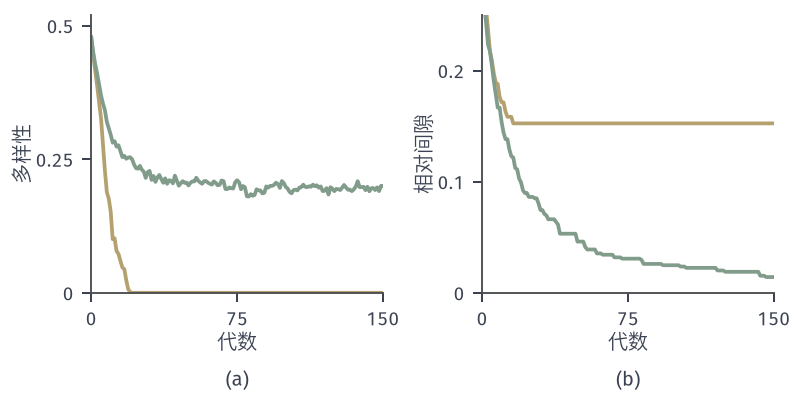

Write the Python code that produced this figure.
from pathlib import Path
import sys
ROOT = next(p for p in Path(__file__).resolve().parents if (p/'build.sh').is_file() and (p/'tex/book.tex').is_file())
sys.path.insert(0, str(ROOT/'figures/00-shared/mathematical-preliminaries-upper/00-shared/comprehension-figures'))
from support import figure, save, BLUE, GREEN, YELLOW, RED, PURPLE, INK, MUTED, GRID, BLUE_FILL, GREEN_FILL, YELLOW_FILL, RED_FILL, PURPLE_FILL
import numpy as np
HERE = Path(__file__).resolve().parent
STROKE = '#4C4D4F'
def panel(fig, left, right, top, bottom, wspace=.25):
    fig.set_layout_engine(None)
    fig.subplots_adjust(left=left, right=right, top=top, bottom=bottom, wspace=wspace)
def tags(fig, axes):
    for ax, s in zip(axes, ('(a)', '(b)', '(c)', '(d)')):
        p = ax.get_position(); fig.text((p.x0+p.x1)/2, .015, s, ha='center', va='bottom')
def rastrigin(X, Y): return 20+X**2+Y**2-10*np.cos(2*np.pi*X)-10*np.cos(2*np.pi*Y)
# 40 项背包（种子 2），种群 30，二元锦标赛，单点交叉，保留一个精英，超重按罚项计。比较变异率 0 与 1/40
rng0=np.random.default_rng(2); n=40; v=rng0.integers(10,60,n); w=rng0.integers(5,40,n); cap=int(.4*w.sum())
dp=np.zeros(cap+1,int)
for a,b in zip(v,w): dp[b:]=np.maximum(dp[b:],dp[:cap+1-b]+a)
opt=int(dp[cap])
def cost(P): return -(P@v)+50*np.maximum(0,P@w-cap)
def run(pm,seed,G=150,N=30):
    r=np.random.default_rng(seed); P=(r.random((N,n))<.4).astype(int); D=[];B=[]; bf=np.inf
    for g in range(G+1):
        c=cost(P); ok=(P@w<=cap)
        if ok.any(): bf=min(bf,c[ok].min())
        D.append(float(np.mean(2*P.mean(0)*(1-P.mean(0))))*N/(N-1)); B.append(bf)
        e=P[np.argmin(c)].copy(); Q=[]
        while len(Q)<N-1:
            i=r.integers(N,size=(2,2)); a=P[i[0][np.argmin(c[i[0]])]]; b=P[i[1][np.argmin(c[i[1]])]]; k=r.integers(1,n)
            for ch in (np.r_[a[:k],b[k:]],np.r_[b[:k],a[k:]]): Q.append(ch^(r.random(n)<pm))
        P=np.array(Q[:N-1]+[e])
    return D,B
fig,axes=figure(width_mm=112,height_mm=56,ncols=2); panel(fig,.115,.975,.96,.26,.34)
res={}
for pm,col in ((0,YELLOW),(1/40,GREEN)):
    R=[run(pm,s) for s in range(31)]; d=np.median([x[0] for x in R],axis=0); b=np.median([x[1] for x in R],axis=0); axes[0].plot(d,color=col,lw=1.5); axes[1].plot((b+opt)/opt,color=col,lw=1.5); res[pm]=(float(d[-1]),float((b[-1]+opt)/opt))
print(opt,res)
axes[0].set_xlim(0,150); axes[0].set_ylim(0,.52); axes[0].set_xticks([0,75,150]); axes[0].set_yticks([0,.25,.5]); axes[0].set_yticklabels(['0','0.25','0.5']); axes[0].set_xlabel('代数',labelpad=1); axes[0].set_ylabel('多样性',labelpad=1)
axes[1].set_xlim(0,150); axes[1].set_ylim(0,.25); axes[1].set_xticks([0,75,150]); axes[1].set_yticks([0,.1,.2]); axes[1].set_yticklabels(['0','0.1','0.2']); axes[1].set_xlabel('代数',labelpad=1); axes[1].set_ylabel('相对间隙',labelpad=1)
tags(fig,axes); save(fig,HERE,'figure',{'optimum':opt,'capacity':cap,'runs':31,'final':res})
